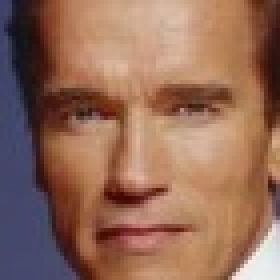
#> input picture Assignment_v2/data/arnold/faces/1.jpg, 70 x 70 px, given as the content of the folder data/barack, which was not available (shown 4 times larger)
$ python Assignment_v2.py
#> lines starting #> are read from the running program, lines starting #| are printed output that depends on the picture; pictures that were not available may be replaced by others from this repository, and a replacement may not be noted

import cv2, os, shutil
import numpy as np


def detect_and_save_faces(name, roi_size):

    # define where to look for images and where to save the detected faces
#> call 2 of detect_and_save_faces, with name = 'barack', roi_size = (30, 30)
#> in detect_and_save_faces, img is the input picture: shape (70, 70, 3); mean B, G, R 88.3, 106.9, 147.5
#> in detect_and_save_faces (call 2), `gray = cv2.cvtColor(img,cv2.COLOR_BGR2GRAY)`:
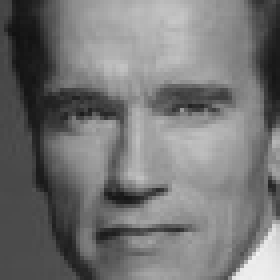
#> gray: shape (70, 70) (shown 4 times larger); min 17, max 241, mean 116.9
#> in detect_and_save_faces (call 2), `face = face_cascade.detectMultiScale(gray)[0]`: face = [6, 6, 57, 57]
#> in detect_and_save_faces (call 2), `face_img = img[face[1]:face[1]+face[3], face[0]:face[0]+face[2]]`:
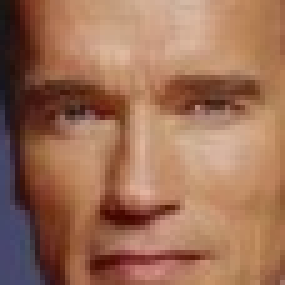
#> face_img: shape (57, 57, 3) (shown 5 times larger); mean B, G, R 87, 111.1, 157.4
#> in detect_and_save_faces (call 2), `cv2.imwrite(os.path.join(dir_faces,i),cv2.resize(face_img,roi_size))`:
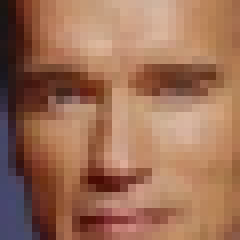
#> saved as 1.jpg: shape (30, 30, 3) (shown 8 times larger); mean B, G, R 86.9, 111.1, 157.4
    dir_images = "data/{}".format(name)
    dir_faces = "data/{}/faces".format(name)
    if not os.path.isdir(dir_faces): os.makedirs(dir_faces)

    # put all images in a list
    names_images = [name for name in os.listdir(dir_images) if not name.startswith(".") and name.endswith(".jpg")] # can vary a little bit depending on your operating system

    # detect for each image the face and store this in the face directory with the same file name as the original image
    ## TODO ##
    face_cascade = cv2.CascadeClassifier(os.path.join("data/",'haarcascade_frontalface_alt.xml'))
    for i in names_images:
        img = cv2.imread(os.path.join(dir_images,i))
        gray = cv2.cvtColor(img,cv2.COLOR_BGR2GRAY)
        face = face_cascade.detectMultiScale(gray)[0]
        #Rect(x,y,w,h)
        face_img = img[face[1]:face[1]+face[3], face[0]:face[0]+face[2]]

        cv2.imwrite(os.path.join(dir_faces,i),cv2.resize(face_img,roi_size))


def do_pca_and_build_model(name, roi_size, numbers):

    # define where to look for the detected faces
#> called with name = 'arnold', roi_size = (30, 30)
    dir_faces = "data/{}/faces".format(name)

    # put all faces in a list
    names_faces = ["{}.jpg".format(n) for n in numbers]

    # put all faces as data vectors in a N x P data matrix X with N the number of faces and P=roi_size[0]*roi_size[1] the number of pixels
    ## TODO ##
    N = len(names_faces)
    P = roi_size[0]*roi_size[1]
    X = np.zeros((N,P))
    iterate = 0
    for i in numbers:
        img = cv2.imread(os.path.join(dir_faces,"{}.jpg".format(i)),0)
#> img: shape (70, 70); min 17, max 241, mean 116.9
#> (the run stopped early here; a loop or call above may not have finished)

$ run again, on Assignment_v2/data/arnold/results/0/0.jpg
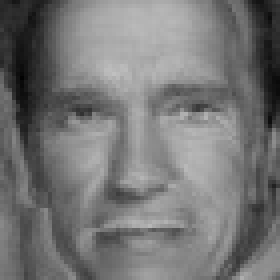
#> input picture Assignment_v2/data/arnold/results/0/0.jpg, 70 x 70 px, given as the content of the folder data/barack, which was not available (shown 4 times larger)
#> in detect_and_save_faces, img is the input picture: shape (70, 70, 3); min 2, max 192, mean 117.7
#> face = [6, 6, 56, 56]
#> in detect_and_save_faces (call 2), `cv2.imwrite(os.path.join(dir_faces,i),cv2.resize(face_img,roi_size))`:
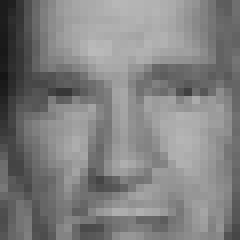
#> saved as 0.jpg: shape (30, 30, 3) (shown 8 times larger); min 21, max 186, mean 128.2
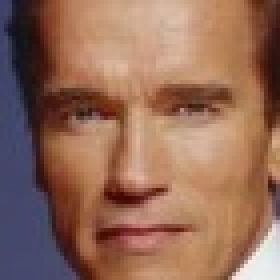
#> input picture Assignment_v2/data/arnold/faces/1.jpg, 70 x 70 px (shown 4 times larger)
#> img: shape (70, 70)
